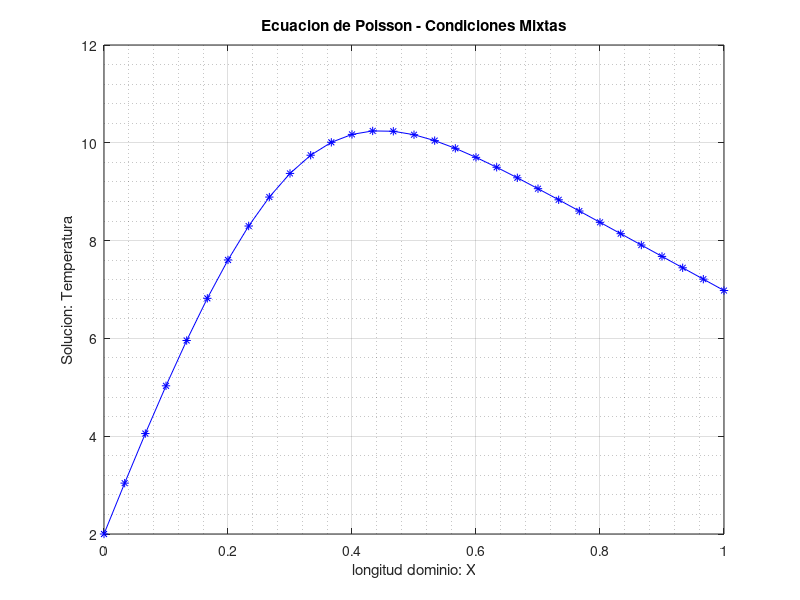

Reproduce this figure in MATLAB.
% EcPoissonDirichletFD.m
% programa para resolver la ecuacion de Poisson
% con condiciones Dirichlet y Mixtas (robin) o Neumann
% Simil ecuacion de calor con Fuente
clear all; clc;
% Metodo: Diferencias Finitas

% -kphi''(x) = Q(x) para todo x, tal que 0<x<L
% phi(0) = a; k*phi'(L) + H1*phi(L)=H2*phi_E

% parametros del problema

L=1;  k=1; a=2; H1=1; H2=1; phi_E=0;
% para diferentes fuentes:
Q =@(x) 100*exp(-20*(x-0.3).^2);
% Q = @(x) 300*(x>0.7);
% Q = @(x) 300*(0.5<x<0.7);
% Q = @(x) 100*(sin(5*pi*x));
% Q = @(x) 300*(0.3<x<0.4)-(-100*(0.7<x<0.8));
% Q = @(x) 300*(0.3<x<0.4)+300*(sin(7*pi*x));
%Parametros de metodo de discretizacion y resolucion

N=30;

% Armado de la matriz
% paso
h = L/N;
uno=ones(N+2,1);
diagonales =[-1*uno 2*uno -1*uno];
matriz=spdiags(diagonales, [-1 0 1], N+2, N+2);
% Arreglo primera fila de acuerdo condiciones de contorno
matriz(1,[1:2]) = [1 0];
% Arreglo ulrima fila de acuerdo condiciones de contorno                                                                                              +
matriz(N+2, N:N+2) = [-1 2*h*H1/k 1];

% Armamos el lado derecho
x=linspace(0,L,N+1)';
F = [a; (h^2/k).*Q(x(2:N+1)); 2*h*H2*phi_E/k];

% Resolvemos:
phi = matriz\F;

% Elimino el punto ficticio
phi(N+2) = []; % otra manera: phi =phi(1:N+1);
% graficamos
figure(2)
plot(x,phi,'b*-')
grid on; grid minor
title('Ecuacion de Poisson - Condiciones Mixtas')
xlabel('longitud dominio: X')
ylabel('Solucion: Temperatura')
